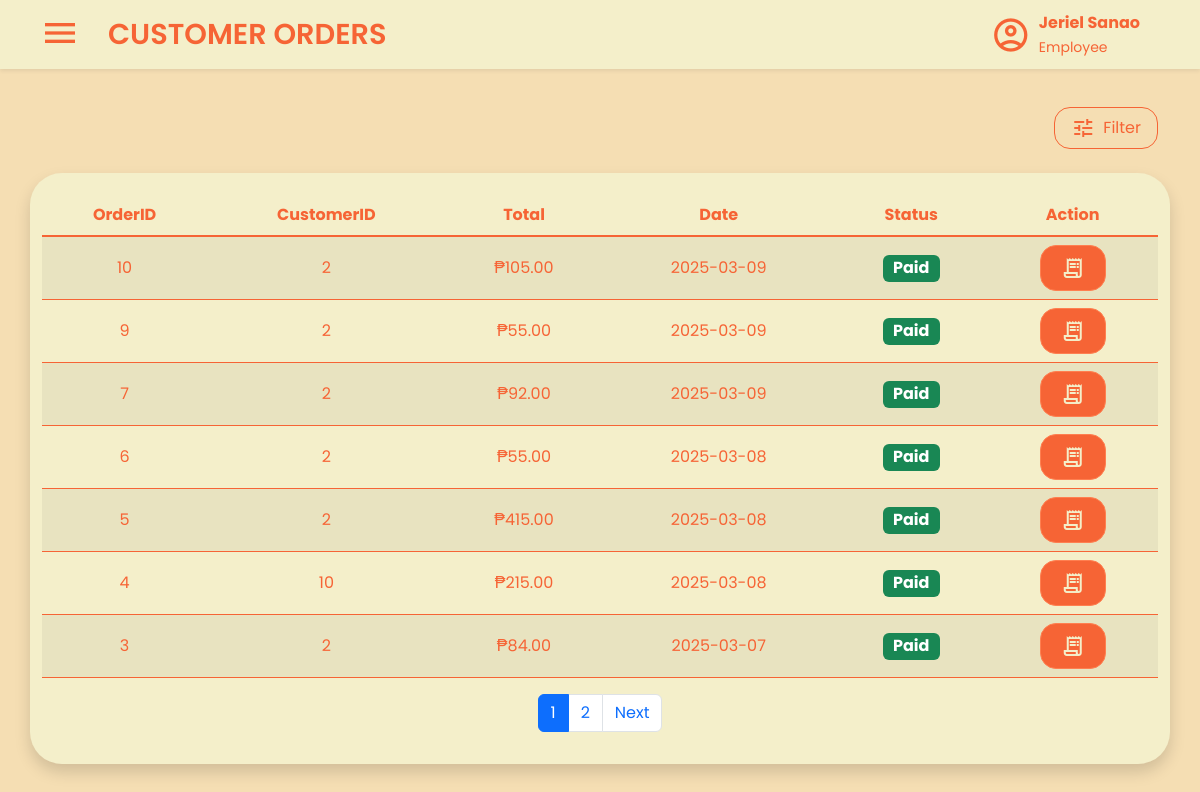
The app's page /views/orders.php (signed in) with its own data.
### tables this page shows
CREATE TABLE `orders` (
  `OrderID` int(11) NOT NULL,
  `CustomerID` int(11) DEFAULT NULL,
  `Date` datetime NOT NULL,
  `Total` decimal(10,2) NOT NULL,
  `Status` char(5) NOT NULL,
  `Delivery` int(11) DEFAULT NULL,
  `Created_At` datetime NOT NULL DEFAULT current_timestamp(),
  `Created_By` int(11) NOT NULL,
  `Updated_At` datetime NOT NULL DEFAULT current_timestamp() ON UPDATE current_timestamp(),
  `Updated_By` int(11) NOT NULL
);

### views/orders.php (the view, shortened to what this page needs)
<?php
include '../database/database.php';
$records_per_page = 7;
$page = isset($_GET['page']) && is_numeric($_GET['page']) ? $_GET['page'] : 1;
$offset = ($page - 1) * $records_per_page;
$total_query = "SELECT COUNT(*) AS total FROM Orders";
$total_result = $conn->query($total_query);
$total_row = $total_result->fetch_assoc();
$total_records = $total_row['total'];
$total_pages = ceil($total_records / $records_per_page);
$stmt = $conn->prepare("SELECT OrderID, CustomerID, Date, Status, Total
                        FROM Orders
                        ORDER BY Date DESC
                        LIMIT ? OFFSET ?");
$stmt->bind_param("ii", $records_per_page, $offset);
$stmt->execute();
$result = $stmt->get_result();
?>
<!DOCTYPE html>
<html lang="en">
<head>
  <link rel="stylesheet" href="../statics/products-style.css" />
  <link rel="stylesheet" href="../statics/style.css" />
  <link rel="stylesheet" href="../statics/css/bootstrap.min.css" />
</head>
<body class="main">
  <nav class="navbar bg-body-tertiary fixed-top shadow-sm">
    <div class="container-fluid">
      <div class="d-flex align-items-center">
        <button
          class="navbar-toggler mx-3 border-0 shadow-none"
          type="button"
          data-bs-toggle="offcanvas"
          data-bs-target="#offcanvasNavbar"
          aria-controls="offcanvasNavbar"
          aria-label="Toggle navigation">
          <span class="material-icons-outlined navbar-icon"> menu </span>
        </button>
        <a class="navbar-brand fw-semibold" href="orders.php">CUSTOMER ORDERS</a>
      </div>
      <div class="d-flex align-items-center me-5 ms-auto">
        <span class="material-icons-outlined me-2 fs-1">account_circle</span>
        <div>
          <p class="fw-bold mb-0">
            <?php echo htmlspecialchars($_SESSION['first_name'] . ' ' . $_SESSION['last_name']); ?>
          </p>
          <small class="mt-0">
            <?php echo htmlspecialchars($_SESSION['role']); ?>
          </small>
        </div>
      </div>
    </div>
  </nav>
  <div class="container mt-4 pt-5">
    <div class="row align-items-center justify-content-end">
      <div class="col-md-auto d-flex gap-2">
        <button
          class="btn btn-outline-secondary d-flex align-items-center gap-2 rounded-4 py-2 px-3">
          <span class="material-icons-outlined">tune</span>
          <span>Filter</span>
      </div>
      <div class="container-fluid mt-4 rounded-5 shadow">
        <div class="table-responsive mb-3">
          <table class="table table-striped rounded-3">
            <thead>
              <tr>
                <th class="text-center">OrderID</th>
                <th class="text-center">CustomerID</th>
                <th class="text-center">Total</th>
                <th class="text-center">Date</th>
                <th class="text-center">Status</th>
                <th class="text-center">Action</th>
              </tr>
            </thead>
            <tbody class="table-group-divider">
              <?php
              if ($result->num_rows > 0) {
                while ($row = $result->fetch_assoc()) {
                  echo "<tr>";
                  echo "<td class='align-middle text-center'>{$row['OrderID']}</td>";
                  echo "<td class='align-middle text-center'>{$row['CustomerID']}</td>";
                  echo "<td class='align-middle text-center'>₱" . number_format($row['Total'], 2) . "</td>";
                  echo "<td class='align-middle text-center'>" . date("Y-m-d", strtotime($row['Date'])) . "</td>";
                  $status = $row['Status'];
                  $badgeClass = ($status == 'Paid') ? 'text-bg-success' : (($status == 'Pending') ? 'text-bg-warning' : 'text-bg-danger');
                  echo "<td class='align-middle text-center'><span class='badge $badgeClass fs-6'>{$status}</span></td>";
                  echo "<td class='align-middle text-center'>
                    <button
                    class='btn add-product-button btn-primary rounded-4 d-block mx-auto d-flex align-items-center justify-content-center preview-order'
                    data-id='{$row['OrderID']}'
                    >
                        <span class='material-icons-outlined'>receipt_long</span>
                    </button>
                  </td>";
                  echo "</tr>";
                }
              } else {
                echo "<tr><td colspan='6' class='text-center text-muted py-3'>There's no order yet.</td></tr>";
              }
              ?>
            </tbody>
          </table>
          <nav>
            <ul class="pagination justify-content-center">
              <?php for ($i = 1; $i <= $total_pages; $i++): ?>
                <li class="page-item <?php echo ($i == $page) ? 'active' : ''; ?>">
                  <a class="page-link" href="?page=<?php echo $i; ?>"><?php echo $i; ?></a>
                </li>
              <?php endfor; ?>
              <?php if ($page < $total_pages): ?>
                <li class="page-item">
                  <a class="page-link" href="?page=<?php echo $page + 1; ?>">Next</a>
                </li>
              <?php endif; ?>
            </ul>
          </nav>
        </div>
      </div>
    </div>
  </div>
</body>
</html>

### statics/products-style.css (style rules this page uses)
:root { --color-1: #f66435; --color-2: #f4efca; --color-3: #f5deb3; --color-4: #ff7f50; --color-5: #d49066; }
body { padding-top: 35px; }
.container { padding-top: 2.5em !important; }
.container-fluid { background-color: var(--color-2) !important; }
.btn.add-product-button { background-color: var(--color-1) !important; border-color: var(--color-4) !important; color: var(--color-2) !important; font-weight: 600; padding: 10px 20px; transition: all 0.3s ease-in-out !important; }
.btn-outline-secondary { color: var(--color-1) !important; border-color: var(--color-1) !important; font-weight: 600; padding: 10px 20px; transition: all 0.3s ease-in-out !important; }
.table { background-color: #f4efca !important; color: #f66435 !important; margin-top: 2%; border-color: var(--color-1) !important; border-radius: 3px; }
.table th, .table td { background-color: #f4efca !important; color: #f66435 !important; border-color: var(--color-1) !important; }
.table thead th { background-color: #f4efca !important; color: #f66435 !important; border-color: var(--color-1) !important; }
.table tbody tr { background-color: #f4efca !important; border-color: var(--color-1) !important; }
.table td:last-child { text-align: center !important; }
.table th:last-child { text-align: center !important; }

### statics/style.css (style rules this page uses)
:root { --color-1: #f66435; --color-2: #f4efca; --color-3: #f5deb3; --color-4: #ff7f50; --color-5: #d49066; --color-1-rgb: 246, 100, 53; }
* { font-family: "Poppins", sans-serif; }
.main { background-color: var(--color-3); }
p { color: var(--color-1); }
.btn-primary { background-color: #ff5733; border-color: #d43f00; color: white; padding: 12px 20px; border-radius: 8px; transition: background-color 0.3s ease, transform 0.2s ease; }
nav.navbar { background-color: var(--color-2) !important; color: var(--color-1) !important; }
.navbar-brand { font-size: 1.8em !important; color: var(--color-1) !important; }
.navbar .navbar-toggler .navbar-icon { color: var(--color-1) !important; font-size: 2em; }

### records on screen
orders: OrderID "10", CustomerID "2", Total "105.00", Date "2025-03-09", Status "Paid"
orders: OrderID "9", CustomerID "2", Total "55.00", Date "2025-03-09", Status "Paid"
orders: OrderID "7", CustomerID "2", Total "92.00", Date "2025-03-09", Status "Paid"
orders: OrderID "6", CustomerID "2", Total "55.00", Date "2025-03-08", Status "Paid"
orders: OrderID "5", CustomerID "2", Total "415.00", Date "2025-03-08", Status "Paid"
orders: OrderID "4", CustomerID "10", Total "215.00", Date "2025-03-08", Status "Paid"
orders: OrderID "3", CustomerID "2", Total "84.00", Date "2025-03-07", Status "Paid"

### other values on screen
$_SESSION['first_name'] . ' ' . $_SESSION['last_name'] "Jeriel Sanao"
$_SESSION['role'] "Employee"
